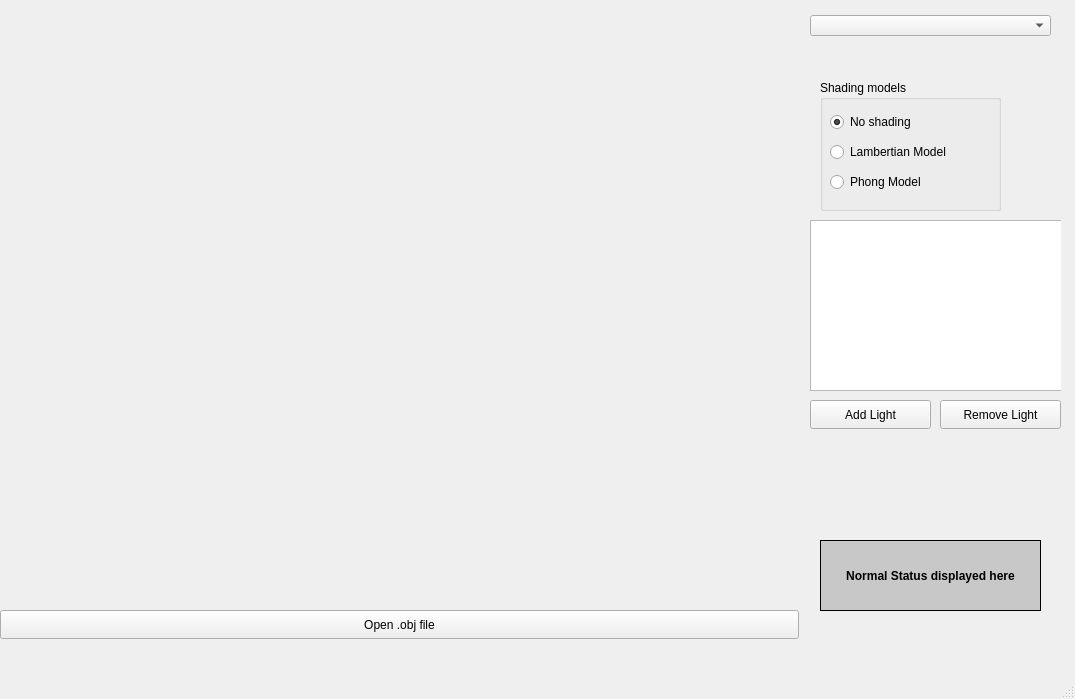
<?xml version="1.0" encoding="UTF-8"?>
<ui version="4.0">
 <class>MainWindow</class>
 <widget class="QMainWindow" name="MainWindow">
  <property name="geometry">
   <rect>
    <x>0</x>
    <y>0</y>
    <width>1075</width>
    <height>699</height>
   </rect>
  </property>
  <property name="windowTitle">
   <string>Computer Graphics Lab</string>
  </property>
  <widget class="QWidget" name="centralwidget">
   <widget class="QWidget" name="verticalLayoutWidget">
    <property name="geometry">
     <rect>
      <x>0</x>
      <y>0</y>
      <width>801</width>
      <height>601</height>
     </rect>
    </property>
    <layout class="QVBoxLayout" name="verticalLayout"/>
   </widget>
   <widget class="QPushButton" name="openObjFilePushButton">
    <property name="geometry">
     <rect>
      <x>0</x>
      <y>610</y>
      <width>799</width>
      <height>29</height>
     </rect>
    </property>
    <property name="text">
     <string>Open .obj file</string>
    </property>
   </widget>
   <widget class="QStackedWidget" name="stackedWidget">
    <property name="geometry">
     <rect>
      <x>810</x>
      <y>50</y>
      <width>251</width>
      <height>581</height>
     </rect>
    </property>
    <property name="currentIndex">
     <number>2</number>
    </property>
    <widget class="QWidget" name="page_3">
     <widget class="QGroupBox" name="animationGroupBox">
      <property name="geometry">
       <rect>
        <x>11</x>
        <y>11</y>
        <width>142</width>
        <height>192</height>
       </rect>
      </property>
      <property name="title">
       <string>Animations</string>
      </property>
      <layout class="QVBoxLayout" name="verticalLayout_2">
       <item>
        <widget class="QRadioButton" name="noAnimationRadioButton">
         <property name="text">
          <string>No animation</string>
         </property>
         <property name="checked">
          <bool>true</bool>
         </property>
        </widget>
       </item>
       <item>
        <widget class="QRadioButton" name="xRotationRadioButton">
         <property name="text">
          <string>X rotation</string>
         </property>
        </widget>
       </item>
       <item>
        <widget class="QRadioButton" name="yRotationRadioButton">
         <property name="text">
          <string>Y rotation</string>
         </property>
        </widget>
       </item>
       <item>
        <widget class="QRadioButton" name="zRotationRadioButton">
         <property name="text">
          <string>Z rotation</string>
         </property>
        </widget>
       </item>
       <item>
        <widget class="QRadioButton" name="carouselRadioButton">
         <property name="text">
          <string>Carousel</string>
         </property>
        </widget>
       </item>
      </layout>
     </widget>
     <widget class="QLabel" name="label">
      <property name="geometry">
       <rect>
        <x>11</x>
        <y>220</y>
        <width>37</width>
        <height>20</height>
       </rect>
      </property>
      <property name="text">
       <string>FOVy:</string>
      </property>
     </widget>
     <widget class="QSlider" name="fovySlider">
      <property name="geometry">
       <rect>
        <x>11</x>
        <y>250</y>
        <width>181</width>
        <height>22</height>
       </rect>
      </property>
      <property name="minimum">
       <number>30</number>
      </property>
      <property name="maximum">
       <number>120</number>
      </property>
      <property name="orientation">
       <enum>Qt::Horizontal</enum>
      </property>
     </widget>
     <widget class="QLabel" name="label_2">
      <property name="geometry">
       <rect>
        <x>11</x>
        <y>290</y>
        <width>135</width>
        <height>20</height>
       </rect>
      </property>
      <property name="text">
       <string>Near plane distance:</string>
      </property>
     </widget>
     <widget class="QLabel" name="nearPlaneDistanceLabel">
      <property name="geometry">
       <rect>
        <x>150</x>
        <y>290</y>
        <width>31</width>
        <height>20</height>
       </rect>
      </property>
      <property name="text">
       <string>2</string>
      </property>
      <property name="alignment">
       <set>Qt::AlignRight|Qt::AlignTrailing|Qt::AlignVCenter</set>
      </property>
     </widget>
     <widget class="QSlider" name="nearPlaneDistanceSlider">
      <property name="geometry">
       <rect>
        <x>11</x>
        <y>320</y>
        <width>181</width>
        <height>22</height>
       </rect>
      </property>
      <property name="minimum">
       <number>2</number>
      </property>
      <property name="maximum">
       <number>400</number>
      </property>
      <property name="orientation">
       <enum>Qt::Horizontal</enum>
      </property>
     </widget>
     <widget class="QLabel" name="label_4">
      <property name="geometry">
       <rect>
        <x>11</x>
        <y>360</y>
        <width>122</width>
        <height>20</height>
       </rect>
      </property>
      <property name="text">
       <string>Far plane distance:</string>
      </property>
     </widget>
     <widget class="QLabel" name="farPlaneDistanceLabel">
      <property name="geometry">
       <rect>
        <x>143</x>
        <y>360</y>
        <width>41</width>
        <height>20</height>
       </rect>
      </property>
      <property name="text">
       <string>500</string>
      </property>
      <property name="alignment">
       <set>Qt::AlignRight|Qt::AlignTrailing|Qt::AlignVCenter</set>
      </property>
     </widget>
     <widget class="QSlider" name="farPlaneDistanceSlider">
      <property name="geometry">
       <rect>
        <x>11</x>
        <y>390</y>
        <width>181</width>
        <height>22</height>
       </rect>
      </property>
      <property name="minimum">
       <number>3</number>
      </property>
      <property name="maximum">
       <number>500</number>
      </property>
      <property name="sliderPosition">
       <number>500</number>
      </property>
      <property name="orientation">
       <enum>Qt::Horizontal</enum>
      </property>
     </widget>
     <widget class="QLabel" name="label_5">
      <property name="geometry">
       <rect>
        <x>11</x>
        <y>430</y>
        <width>149</width>
        <height>20</height>
       </rect>
      </property>
      <property name="text">
       <string>Orbit camera distance:</string>
      </property>
     </widget>
     <widget class="QLabel" name="orbitCameraDistanceLabel">
      <property name="geometry">
       <rect>
        <x>170</x>
        <y>430</y>
        <width>24</width>
        <height>20</height>
       </rect>
      </property>
      <property name="text">
       <string>200</string>
      </property>
     </widget>
     <widget class="QSlider" name="horizontalSlider">
      <property name="geometry">
       <rect>
        <x>11</x>
        <y>460</y>
        <width>181</width>
        <height>22</height>
       </rect>
      </property>
      <property name="minimum">
       <number>5</number>
      </property>
      <property name="maximum">
       <number>200</number>
      </property>
      <property name="value">
       <number>200</number>
      </property>
      <property name="orientation">
       <enum>Qt::Horizontal</enum>
      </property>
     </widget>
     <widget class="QLabel" name="label_3">
      <property name="geometry">
       <rect>
        <x>100</x>
        <y>220</y>
        <width>53</width>
        <height>20</height>
       </rect>
      </property>
      <property name="text">
       <string>degrees</string>
      </property>
     </widget>
     <widget class="QLabel" name="fovyDegreesValueLabel">
      <property name="geometry">
       <rect>
        <x>50</x>
        <y>220</y>
        <width>41</width>
        <height>20</height>
       </rect>
      </property>
      <property name="text">
       <string>30</string>
      </property>
      <property name="alignment">
       <set>Qt::AlignRight|Qt::AlignTrailing|Qt::AlignVCenter</set>
      </property>
     </widget>
    </widget>
    <widget class="QWidget" name="page_2">
     <widget class="QCheckBox" name="drawWorldAxesCheckBox">
      <property name="geometry">
       <rect>
        <x>10</x>
        <y>20</y>
        <width>141</width>
        <height>24</height>
       </rect>
      </property>
      <property name="text">
       <string>Draw world axes</string>
      </property>
     </widget>
     <widget class="QCheckBox" name="drawPolygonMeshCheckBox">
      <property name="geometry">
       <rect>
        <x>10</x>
        <y>60</y>
        <width>161</width>
        <height>24</height>
       </rect>
      </property>
      <property name="text">
       <string>Draw polygon mesh</string>
      </property>
     </widget>
     <widget class="QLabel" name="penColorLabel">
      <property name="geometry">
       <rect>
        <x>10</x>
        <y>90</y>
        <width>81</width>
        <height>31</height>
       </rect>
      </property>
      <property name="autoFillBackground">
       <bool>false</bool>
      </property>
      <property name="styleSheet">
       <string notr="true">background-color: rgb(255, 255, 0);
border: 1px solid black;</string>
      </property>
      <property name="text">
       <string/>
      </property>
     </widget>
     <widget class="QPushButton" name="changePenColorButton">
      <property name="geometry">
       <rect>
        <x>100</x>
        <y>90</y>
        <width>141</width>
        <height>31</height>
       </rect>
      </property>
      <property name="text">
       <string>Choose Pen Color</string>
      </property>
     </widget>
     <widget class="QCheckBox" name="rasterizePolygonsCheckBox">
      <property name="geometry">
       <rect>
        <x>10</x>
        <y>160</y>
        <width>151</width>
        <height>24</height>
       </rect>
      </property>
      <property name="text">
       <string>Rasterize polygons</string>
      </property>
     </widget>
     <widget class="QLabel" name="brushColorLabel">
      <property name="geometry">
       <rect>
        <x>10</x>
        <y>190</y>
        <width>81</width>
        <height>31</height>
       </rect>
      </property>
      <property name="autoFillBackground">
       <bool>false</bool>
      </property>
      <property name="styleSheet">
       <string notr="true">background-color: rgb(127, 127, 127);
border: 1px solid black;</string>
      </property>
      <property name="text">
       <string/>
      </property>
     </widget>
     <widget class="QPushButton" name="changeBrushColorButton">
      <property name="geometry">
       <rect>
        <x>100</x>
        <y>190</y>
        <width>141</width>
        <height>31</height>
       </rect>
      </property>
      <property name="text">
       <string>Choose Brush Color</string>
      </property>
     </widget>
     <widget class="QCheckBox" name="enableZBufferingCheckBox">
      <property name="enabled">
       <bool>false</bool>
      </property>
      <property name="geometry">
       <rect>
        <x>10</x>
        <y>340</y>
        <width>251</width>
        <height>31</height>
       </rect>
      </property>
      <property name="text">
       <string>Enable Z-buffering (W-buffering)</string>
      </property>
     </widget>
     <widget class="QLabel" name="meshStatusLabel">
      <property name="geometry">
       <rect>
        <x>10</x>
        <y>230</y>
        <width>221</width>
        <height>71</height>
       </rect>
      </property>
      <property name="autoFillBackground">
       <bool>false</bool>
      </property>
      <property name="styleSheet">
       <string notr="true">background-color: rgb(200, 200, 200);
                    color: black;
                    border: 1px solid black;
                    font-weight: bold</string>
      </property>
      <property name="text">
       <string>Mesh Status displayed here</string>
      </property>
      <property name="alignment">
       <set>Qt::AlignCenter</set>
      </property>
      <property name="wordWrap">
       <bool>true</bool>
      </property>
     </widget>
     <widget class="QPushButton" name="modifyMeshButton">
      <property name="enabled">
       <bool>false</bool>
      </property>
      <property name="geometry">
       <rect>
        <x>80</x>
        <y>310</y>
        <width>93</width>
        <height>29</height>
       </rect>
      </property>
      <property name="text">
       <string>Modify</string>
      </property>
     </widget>
     <widget class="QCheckBox" name="enableBackfaceCullingCheckBox">
      <property name="enabled">
       <bool>true</bool>
      </property>
      <property name="geometry">
       <rect>
        <x>10</x>
        <y>380</y>
        <width>251</width>
        <height>24</height>
       </rect>
      </property>
      <property name="text">
       <string>Enable backface culling</string>
      </property>
     </widget>
    </widget>
    <widget class="QWidget" name="page">
     <widget class="QLabel" name="normalStatusLabel">
      <property name="geometry">
       <rect>
        <x>10</x>
        <y>490</y>
        <width>221</width>
        <height>71</height>
       </rect>
      </property>
      <property name="styleSheet">
       <string notr="true">background-color: rgb(200, 200, 200);
                    color: black;
                    border: 1px solid black;
                    font-weight: bold</string>
      </property>
      <property name="text">
       <string>Normal Status displayed here</string>
      </property>
      <property name="alignment">
       <set>Qt::AlignCenter</set>
      </property>
     </widget>
     <widget class="pv::LightSourceListView" name="lightSourceListView">
      <property name="geometry">
       <rect>
        <x>0</x>
        <y>170</y>
        <width>255</width>
        <height>171</height>
       </rect>
      </property>
      <property name="focusPolicy">
       <enum>Qt::NoFocus</enum>
      </property>
     </widget>
     <widget class="QGroupBox" name="shadingModelGroupBox">
      <property name="geometry">
       <rect>
        <x>10</x>
        <y>30</y>
        <width>181</width>
        <height>131</height>
       </rect>
      </property>
      <property name="title">
       <string>Shading models</string>
      </property>
      <widget class="QRadioButton" name="noShadingRadioButton">
       <property name="geometry">
        <rect>
         <x>10</x>
         <y>30</y>
         <width>151</width>
         <height>24</height>
        </rect>
       </property>
       <property name="text">
        <string>No shading</string>
       </property>
       <property name="checked">
        <bool>true</bool>
       </property>
      </widget>
      <widget class="QRadioButton" name="lambertianModelRadioButton">
       <property name="geometry">
        <rect>
         <x>10</x>
         <y>60</y>
         <width>151</width>
         <height>24</height>
        </rect>
       </property>
       <property name="text">
        <string>Lambertian Model</string>
       </property>
      </widget>
      <widget class="QRadioButton" name="phongModelRadioButton">
       <property name="geometry">
        <rect>
         <x>10</x>
         <y>90</y>
         <width>141</width>
         <height>24</height>
        </rect>
       </property>
       <property name="text">
        <string>Phong Model</string>
       </property>
      </widget>
     </widget>
     <widget class="QPushButton" name="addLightPushButton">
      <property name="geometry">
       <rect>
        <x>0</x>
        <y>350</y>
        <width>121</width>
        <height>29</height>
       </rect>
      </property>
      <property name="text">
       <string>Add Light</string>
      </property>
     </widget>
     <widget class="QPushButton" name="removeLightPushButton">
      <property name="geometry">
       <rect>
        <x>130</x>
        <y>350</y>
        <width>121</width>
        <height>29</height>
       </rect>
      </property>
      <property name="text">
       <string>Remove Light</string>
      </property>
     </widget>
    </widget>
   </widget>
   <widget class="QComboBox" name="guiPageSelection">
    <property name="geometry">
     <rect>
      <x>810</x>
      <y>15</y>
      <width>241</width>
      <height>21</height>
     </rect>
    </property>
   </widget>
  </widget>
  <widget class="QMenuBar" name="menubar">
   <property name="geometry">
    <rect>
     <x>0</x>
     <y>0</y>
     <width>1075</width>
     <height>26</height>
    </rect>
   </property>
  </widget>
  <widget class="QStatusBar" name="statusbar"/>
 </widget>
 <customwidgets>
  <customwidget>
   <class>pv::LightSourceListView</class>
   <extends>QListView</extends>
   <header>lightsourcelistview.h</header>
  </customwidget>
 </customwidgets>
 <resources/>
 <connections/>
</ui>
